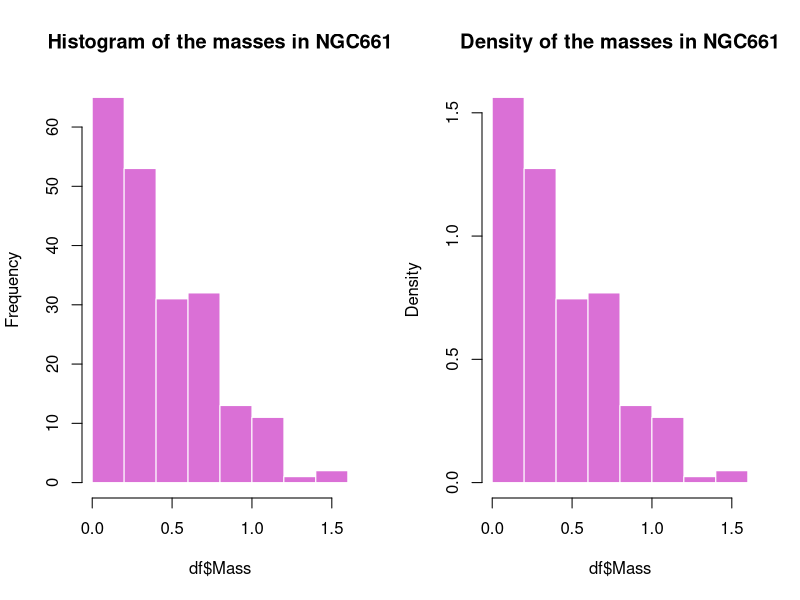
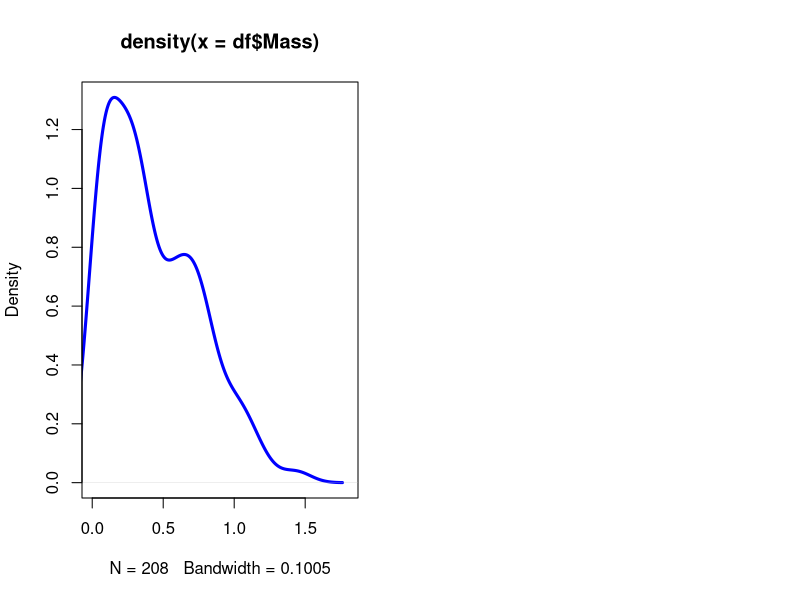
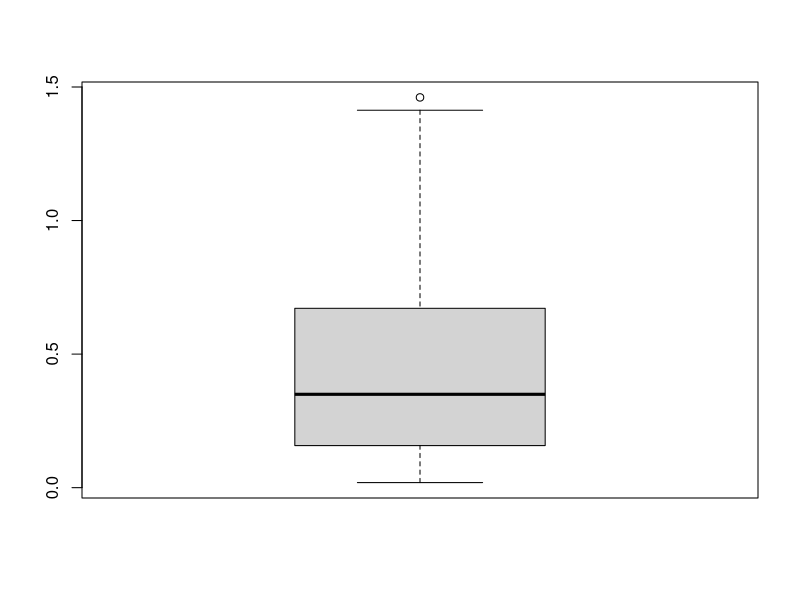

Write R code to recreate these figures, in order.
df <- read.csv("NGC6611.csv")

# histogram and density ---------------------------------------------------

par(mfrow = c(1,2))
hist(df$Mass, col = 'orchid', border = 'white',
     main = "Histogram of the masses in NGC661")
"The histogram of the masses recorded in the NGC6611 dataset shows that 
the most common mass value is under 0.5. Moreover, as the value of the mass
increases, we get an increasingly lower number of observation for that value."


hist(df$Mass, probability = T, col = "orchid", border = 'white',
     main = "Density of the masses in NGC661")
d <- density(df$Mass)
plot(d, col = "blue", lwd = 3, xlim = c(0, 1.8) )
"The density plot shows a multimodal distribution even though the distribution
is quite a decreasing distribution after the first mode."

par(mfrow = c(1,1))
# boxplot -----------------------------------------------------------------

par(mfrow = c(1,1))
b <- boxplot(df$Mass)
b$stats
"Now we see that most of the data is between 0.1575 and 0.6715 and few of them
is above 0.6715"


# summary statistics ------------------------------------------------------
mean(df$Mass)
median(df$Mass)
var(df$Mass)
sd(df$Mass)
IQR(df$Mass)

# sample skewness
skewn <- function (X) {
  n <- length(X)
  num <- 1 / n * sum((X-mean(X))^3)
  den <- 1 / (n-1) * sum((X-mean(X))^2)
    
  num/(den^(3/2))
}

skewn(df$Mass)

"skewness is a measure of asymmetry around the mean. Since we have a positive
skewness coefficient we confirm that the distribution of the masses recorded in
NGC661 have a right tail, this means that the mass of the distribution is 
concentrated on the left of our density"


